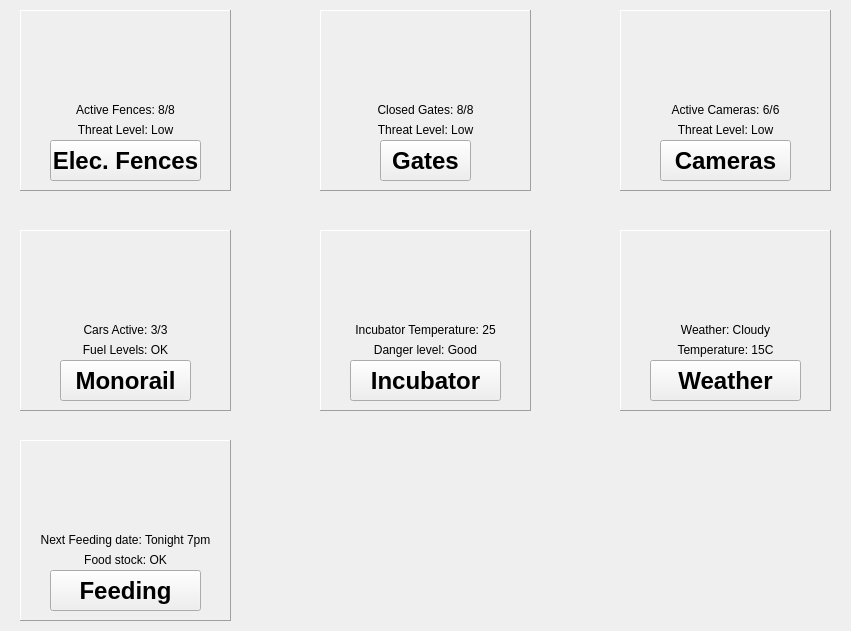
   <widget class="QWidget" name="mainSCADA" native="true">
    <property name="geometry">
     <rect>
      <x>0</x>
      <y>0</y>
      <width>851</width>
      <height>631</height>
     </rect>
    </property>
    <widget class="QFrame" name="CameraBox">
     <property name="geometry">
      <rect>
       <x>620</x>
       <y>10</y>
       <width>211</width>
       <height>181</height>
      </rect>
     </property>
     <property name="focusPolicy">
      <enum>Qt::NoFocus</enum>
     </property>
     <property name="frameShape">
      <enum>QFrame::Panel</enum>
     </property>
     <property name="frameShadow">
      <enum>QFrame::Raised</enum>
     </property>
     <widget class="QLabel" name="CameraData1">
      <property name="geometry">
       <rect>
        <x>0</x>
        <y>90</y>
        <width>211</width>
        <height>20</height>
       </rect>
      </property>
      <property name="text">
       <string>Active Cameras: 6/6</string>
      </property>
      <property name="alignment">
       <set>Qt::AlignCenter</set>
      </property>
     </widget>
     <widget class="QLabel" name="CameraData2">
      <property name="geometry">
       <rect>
        <x>0</x>
        <y>110</y>
        <width>211</width>
        <height>20</height>
       </rect>
      </property>
      <property name="text">
       <string>Threat Level: Low</string>
      </property>
      <property name="alignment">
       <set>Qt::AlignCenter</set>
      </property>
     </widget>
     <widget class="QLabel" name="CameraIcon">
      <property name="geometry">
       <rect>
        <x>0</x>
        <y>0</y>
        <width>211</width>
        <height>91</height>
       </rect>
      </property>
      <property name="frameShape">
       <enum>QFrame::NoFrame</enum>
      </property>
      <property name="frameShadow">
       <enum>QFrame::Raised</enum>
      </property>
      <property name="text">
       <string>&lt;html&gt;&lt;head/&gt;&lt;body&gt;&lt;p&gt;&lt;img src=&quot;:/JurassicSCADA/Camera.png&quot;/&gt;&lt;/p&gt;&lt;/body&gt;&lt;/html&gt;</string>
      </property>
      <property name="alignment">
       <set>Qt::AlignCenter</set>
      </property>
     </widget>
     <widget class="QPushButton" name="camerabtn">
      <property name="geometry">
       <rect>
        <x>40</x>
        <y>130</y>
        <width>131</width>
        <height>41</height>
       </rect>
      </property>
      <property name="font">
       <font>
        <pointsize>18</pointsize>
        <bold>true</bold>
       </font>
      </property>
      <property name="text">
       <string>Cameras</string>
      </property>
     </widget>
    </widget>
    <widget class="QFrame" name="GateBox">
     <property name="geometry">
      <rect>
       <x>320</x>
       <y>10</y>
       <width>211</width>
       <height>181</height>
      </rect>
     </property>
     <property name="frameShape">
      <enum>QFrame::Panel</enum>
     </property>
     <property name="frameShadow">
      <enum>QFrame::Raised</enum>
     </property>
     <widget class="QLabel" name="GateData1">
      <property name="geometry">
       <rect>
        <x>0</x>
        <y>90</y>
        <width>211</width>
        <height>20</height>
       </rect>
      </property>
      <property name="text">
       <string>Closed Gates: 8/8</string>
      </property>
      <property name="alignment">
       <set>Qt::AlignCenter</set>
      </property>
     </widget>
     <widget class="QLabel" name="GateData2">
      <property name="geometry">
       <rect>
        <x>0</x>
        <y>110</y>
        <width>211</width>
        <height>20</height>
       </rect>
      </property>
      <property name="text">
       <string>Threat Level: Low</string>
      </property>
      <property name="alignment">
       <set>Qt::AlignCenter</set>
      </property>
     </widget>
     <widget class="QPushButton" name="gatesbtn">
      <property name="geometry">
       <rect>
        <x>60</x>
        <y>130</y>
        <width>91</width>
        <height>41</height>
       </rect>
      </property>
      <property name="font">
       <font>
        <pointsize>18</pointsize>
        <bold>true</bold>
       </font>
      </property>
      <property name="text">
       <string>Gates</string>
      </property>
     </widget>
     <widget class="QLabel" name="GateIcon">
      <property name="geometry">
       <rect>
        <x>0</x>
        <y>0</y>
        <width>211</width>
        <height>91</height>
       </rect>
      </property>
      <property name="frameShape">
       <enum>QFrame::NoFrame</enum>
      </property>
      <property name="frameShadow">
       <enum>QFrame::Raised</enum>
      </property>
      <property name="text">
       <string>&lt;html&gt;&lt;head/&gt;&lt;body&gt;&lt;p&gt;&lt;img src=&quot;:/JurassicSCADA/Gate_Icon.png&quot;/&gt;&lt;/p&gt;&lt;/body&gt;&lt;/html&gt;</string>
      </property>
      <property name="alignment">
       <set>Qt::AlignCenter</set>
      </property>
     </widget>
    </widget>
    <widget class="QFrame" name="FenceBox">
     <property name="geometry">
      <rect>
       <x>20</x>
       <y>10</y>
       <width>211</width>
       <height>181</height>
      </rect>
     </property>
     <property name="frameShape">
      <enum>QFrame::Panel</enum>
     </property>
     <property name="frameShadow">
      <enum>QFrame::Raised</enum>
     </property>
     <widget class="QLabel" name="FenceData1">
      <property name="geometry">
       <rect>
        <x>0</x>
        <y>90</y>
        <width>211</width>
        <height>20</height>
       </rect>
      </property>
      <property name="text">
       <string>Active Fences: 8/8</string>
      </property>
      <property name="alignment">
       <set>Qt::AlignCenter</set>
      </property>
     </widget>
     <widget class="QLabel" name="FenceData2">
      <property name="geometry">
       <rect>
        <x>0</x>
        <y>110</y>
        <width>211</width>
        <height>20</height>
       </rect>
      </property>
      <property name="text">
       <string>Threat Level: Low</string>
      </property>
      <property name="alignment">
       <set>Qt::AlignCenter</set>
      </property>
     </widget>
     <widget class="QPushButton" name="fencebtn">
      <property name="geometry">
       <rect>
        <x>30</x>
        <y>130</y>
        <width>151</width>
        <height>41</height>
       </rect>
      </property>
      <property name="font">
       <font>
        <pointsize>18</pointsize>
        <bold>true</bold>
       </font>
      </property>
      <property name="text">
       <string>Elec. Fences</string>
      </property>
     </widget>
     <widget class="QLabel" name="FenceIcon">
      <property name="geometry">
       <rect>
        <x>0</x>
        <y>0</y>
        <width>211</width>
        <height>91</height>
       </rect>
      </property>
      <property name="frameShape">
       <enum>QFrame::NoFrame</enum>
      </property>
      <property name="frameShadow">
       <enum>QFrame::Raised</enum>
      </property>
      <property name="text">
       <string>&lt;html&gt;&lt;head/&gt;&lt;body&gt;&lt;p&gt;&lt;img src=&quot;:/JurassicSCADA/Fence Icon.png&quot;/&gt;&lt;/p&gt;&lt;/body&gt;&lt;/html&gt;</string>
      </property>
      <property name="alignment">
       <set>Qt::AlignCenter</set>
      </property>
     </widget>
    </widget>
    <widget class="QFrame" name="IncubatorBox">
     <property name="geometry">
      <rect>
       <x>320</x>
       <y>230</y>
       <width>211</width>
       <height>181</height>
      </rect>
     </property>
     <property name="frameShape">
      <enum>QFrame::Panel</enum>
     </property>
     <property name="frameShadow">
      <enum>QFrame::Raised</enum>
     </property>
     <widget class="QPushButton" name="incubatorbtn">
      <property name="geometry">
       <rect>
        <x>30</x>
        <y>130</y>
        <width>151</width>
        <height>41</height>
       </rect>
      </property>
      <property name="font">
       <font>
        <pointsize>18</pointsize>
        <bold>true</bold>
       </font>
      </property>
      <property name="text">
       <string>Incubator</string>
      </property>
     </widget>
     <widget class="QLabel" name="FenceData2_3">
      <property name="geometry">
       <rect>
        <x>0</x>
        <y>110</y>
        <width>211</width>
        <height>20</height>
       </rect>
      </property>
      <property name="text">
       <string>Danger level: Good</string>
      </property>
      <property name="alignment">
       <set>Qt::AlignCenter</set>
      </property>
     </widget>
     <widget class="QLabel" name="FenceIcon_3">
      <property name="geometry">
       <rect>
        <x>0</x>
        <y>0</y>
        <width>211</width>
        <height>91</height>
       </rect>
      </property>
      <property name="frameShape">
       <enum>QFrame::NoFrame</enum>
      </property>
      <property name="frameShadow">
       <enum>QFrame::Raised</enum>
      </property>
      <property name="text">
       <string>&lt;html&gt;&lt;head/&gt;&lt;body&gt;&lt;p&gt;&lt;img src=&quot;:/JurassicSCADA/Incubator arm.png&quot;/&gt;&lt;/p&gt;&lt;/body&gt;&lt;/html&gt;</string>
      </property>
      <property name="alignment">
       <set>Qt::AlignCenter</set>
      </property>
     </widget>
     <widget class="QLabel" name="FenceData1_3">
      <property name="geometry">
       <rect>
        <x>0</x>
        <y>90</y>
        <width>211</width>
        <height>20</height>
       </rect>
      </property>
      <property name="text">
       <string>Incubator Temperature: 25</string>
      </property>
      <property name="alignment">
       <set>Qt::AlignCenter</set>
      </property>
     </widget>
    </widget>
    <widget class="QFrame" name="MonorailBox">
     <property name="geometry">
      <rect>
       <x>20</x>
       <y>230</y>
       <width>211</width>
       <height>181</height>
      </rect>
     </property>
     <property name="frameShape">
      <enum>QFrame::Panel</enum>
     </property>
     <property name="frameShadow">
      <enum>QFrame::Raised</enum>
     </property>
     <widget class="QPushButton" name="monorailbtn">
      <property name="geometry">
       <rect>
        <x>40</x>
        <y>130</y>
        <width>131</width>
        <height>41</height>
       </rect>
      </property>
      <property name="font">
       <font>
        <pointsize>18</pointsize>
        <bold>true</bold>
       </font>
      </property>
      <property name="text">
       <string>Monorail</string>
      </property>
     </widget>
     <widget class="QLabel" name="FenceIcon_2">
      <property name="geometry">
       <rect>
        <x>0</x>
        <y>0</y>
        <width>211</width>
        <height>91</height>
       </rect>
      </property>
      <property name="frameShape">
       <enum>QFrame::NoFrame</enum>
      </property>
      <property name="frameShadow">
       <enum>QFrame::Raised</enum>
      </property>
      <property name="text">
       <string>&lt;html&gt;&lt;head/&gt;&lt;body&gt;&lt;p&gt;&lt;img src=&quot;:/JurassicSCADA/Monorail icon.png&quot;/&gt;&lt;/p&gt;&lt;/body&gt;&lt;/html&gt;</string>
      </property>
      <property name="alignment">
       <set>Qt::AlignCenter</set>
      </property>
     </widget>
     <widget class="QLabel" name="FenceData2_2">
      <property name="geometry">
       <rect>
        <x>0</x>
        <y>110</y>
        <width>211</width>
        <height>20</height>
       </rect>
      </property>
      <property name="text">
       <string>Fuel Levels: OK</string>
      </property>
      <property name="alignment">
       <set>Qt::AlignCenter</set>
      </property>
     </widget>
     <widget class="QLabel" name="FenceData1_2">
      <property name="geometry">
       <rect>
        <x>0</x>
        <y>90</y>
        <width>211</width>
        <height>20</height>
       </rect>
      </property>
      <property name="text">
       <string>Cars Active: 3/3</string>
      </property>
      <property name="alignment">
       <set>Qt::AlignCenter</set>
      </property>
     </widget>
    </widget>
    <widget class="QFrame" name="IncubatorBox_2">
     <property name="geometry">
      <rect>
       <x>620</x>
       <y>230</y>
       <width>211</width>
       <height>181</height>
      </rect>
     </property>
     <property name="frameShape">
      <enum>QFrame::Panel</enum>
     </property>
     <property name="frameShadow">
      <enum>QFrame::Raised</enum>
     </property>
     <widget class="QPushButton" name="incubatorbtn_2">
      <property name="geometry">
       <rect>
        <x>30</x>
        <y>130</y>
        <width>151</width>
        <height>41</height>
       </rect>
      </property>
      <property name="font">
       <font>
        <pointsize>18</pointsize>
        <bold>true</bold>
       </font>
      </property>
      <property name="text">
       <string>Weather</string>
      </property>
     </widget>
     <widget class="QLabel" name="FenceData2_4">
      <property name="geometry">
       <rect>
        <x>0</x>
        <y>110</y>
        <width>211</width>
        <height>20</height>
       </rect>
      </property>
      <property name="text">
       <string>Temperature: 15C</string>
      </property>
      <property name="alignment">
       <set>Qt::AlignCenter</set>
      </property>
     </widget>
     <widget class="QLabel" name="FenceIcon_4">
      <property name="geometry">
       <rect>
        <x>0</x>
        <y>0</y>
        <width>211</width>
        <height>91</height>
       </rect>
      </property>
      <property name="frameShape">
       <enum>QFrame::NoFrame</enum>
      </property>
      <property name="frameShadow">
       <enum>QFrame::Raised</enum>
      </property>
      <property name="text">
       <string>&lt;html&gt;&lt;head/&gt;&lt;body&gt;&lt;p&gt;&lt;img src=&quot;:/JurassicSCADA/weather icon.png&quot;/&gt;&lt;/p&gt;&lt;/body&gt;&lt;/html&gt;</string>
      </property>
      <property name="alignment">
       <set>Qt::AlignCenter</set>
      </property>
     </widget>
     <widget class="QLabel" name="FenceData1_4">
      <property name="geometry">
       <rect>
        <x>0</x>
        <y>90</y>
        <width>211</width>
        <height>20</height>
       </rect>
      </property>
      <property name="text">
       <string>Weather: Cloudy</string>
      </property>
      <property name="alignment">
       <set>Qt::AlignCenter</set>
      </property>
     </widget>
    </widget>
    <widget class="QFrame" name="IncubatorBox_3">
     <property name="geometry">
      <rect>
       <x>20</x>
       <y>440</y>
       <width>211</width>
       <height>181</height>
      </rect>
     </property>
     <property name="frameShape">
      <enum>QFrame::Panel</enum>
     </property>
     <property name="frameShadow">
      <enum>QFrame::Raised</enum>
     </property>
     <widget class="QPushButton" name="incubatorbtn_3">
      <property name="geometry">
       <rect>
        <x>30</x>
        <y>130</y>
        <width>151</width>
        <height>41</height>
       </rect>
      </property>
      <property name="font">
       <font>
        <pointsize>18</pointsize>
        <bold>true</bold>
       </font>
      </property>
      <property name="text">
       <string>Feeding</string>
      </property>
     </widget>
     <widget class="QLabel" name="FenceData2_5">
      <property name="geometry">
       <rect>
        <x>0</x>
        <y>110</y>
        <width>211</width>
        <height>20</height>
       </rect>
      </property>
      <property name="text">
       <string>Food stock: OK</string>
      </property>
      <property name="alignment">
       <set>Qt::AlignCenter</set>
      </property>
     </widget>
     <widget class="QLabel" name="FenceIcon_5">
      <property name="geometry">
       <rect>
        <x>0</x>
        <y>0</y>
        <width>211</width>
        <height>91</height>
       </rect>
      </property>
      <property name="frameShape">
       <enum>QFrame::NoFrame</enum>
      </property>
      <property name="frameShadow">
       <enum>QFrame::Raised</enum>
      </property>
      <property name="text">
       <string>&lt;html&gt;&lt;head/&gt;&lt;body&gt;&lt;p&gt;&lt;img src=&quot;:/JurassicSCADA/food icon.png&quot;/&gt;&lt;/p&gt;&lt;/body&gt;&lt;/html&gt;</string>
      </property>
      <property name="alignment">
       <set>Qt::AlignCenter</set>
      </property>
     </widget>
     <widget class="QLabel" name="FenceData1_5">
      <property name="geometry">
       <rect>
        <x>0</x>
        <y>90</y>
        <width>211</width>
        <height>20</height>
       </rect>
      </property>
      <property name="text">
       <string>Next Feeding date: Tonight 7pm</string>
      </property>
      <property name="alignment">
       <set>Qt::AlignCenter</set>
      </property>
     </widget>
    </widget>
   </widget>
